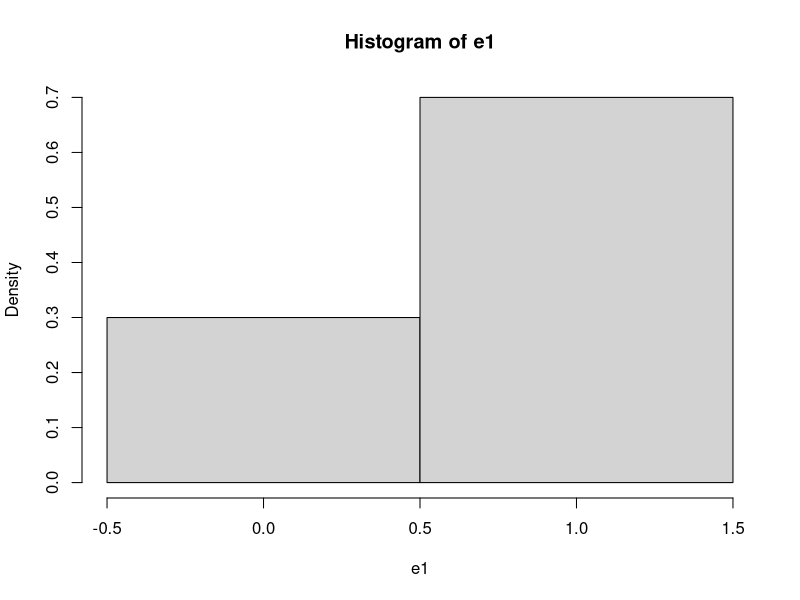
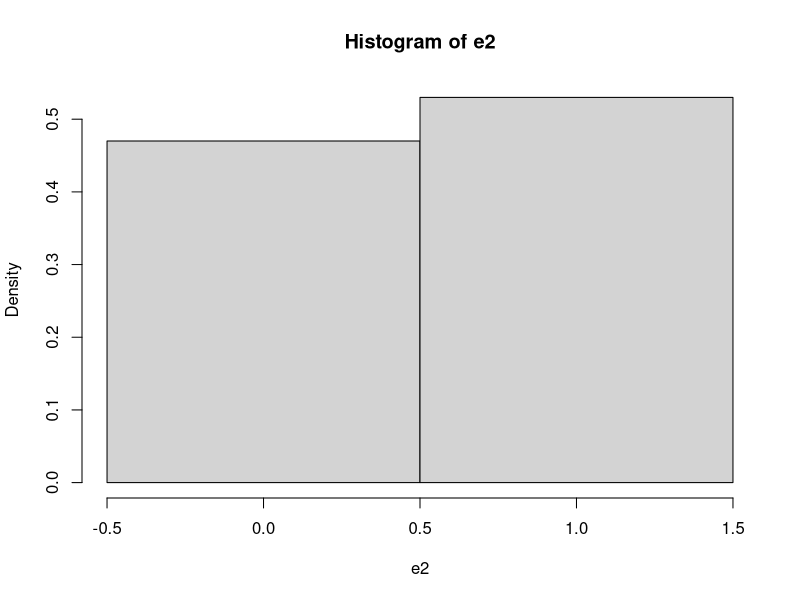
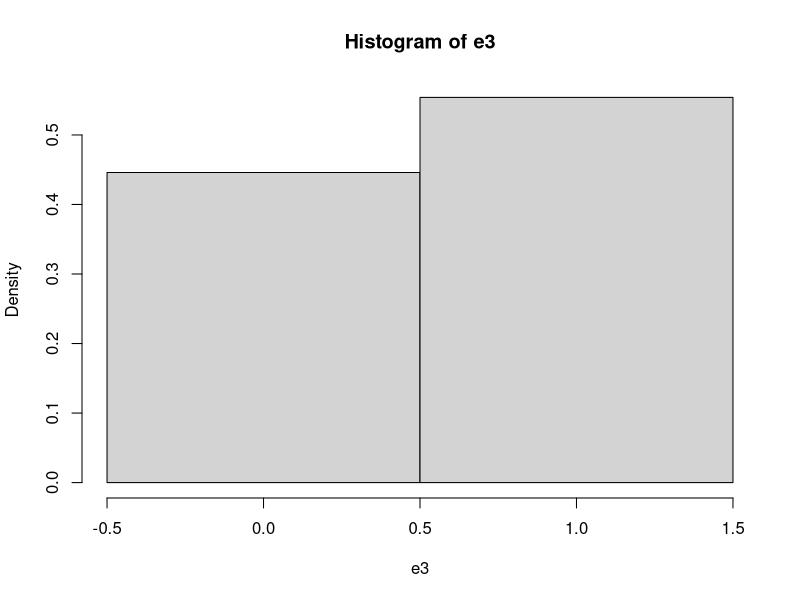
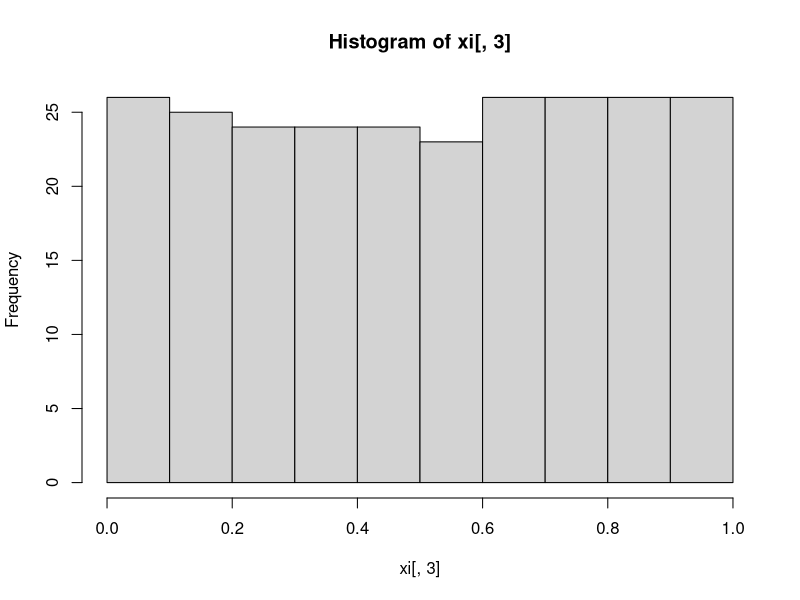
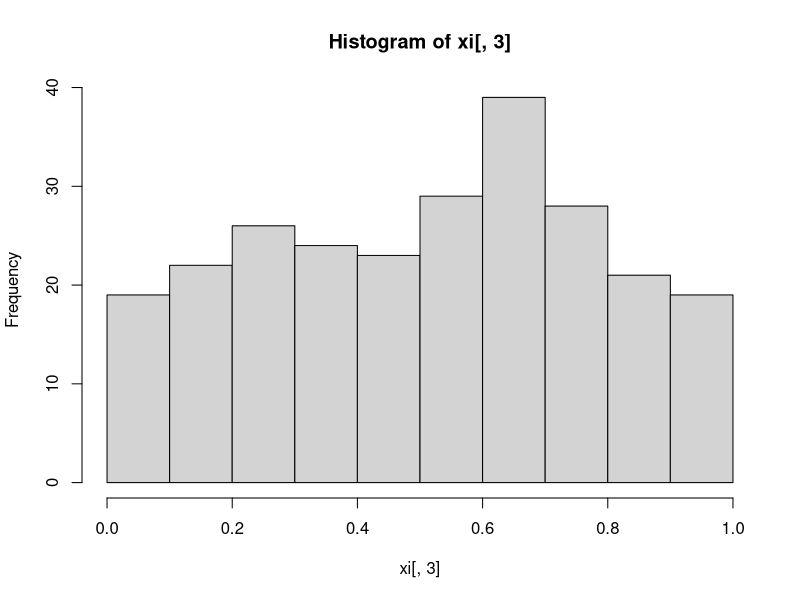
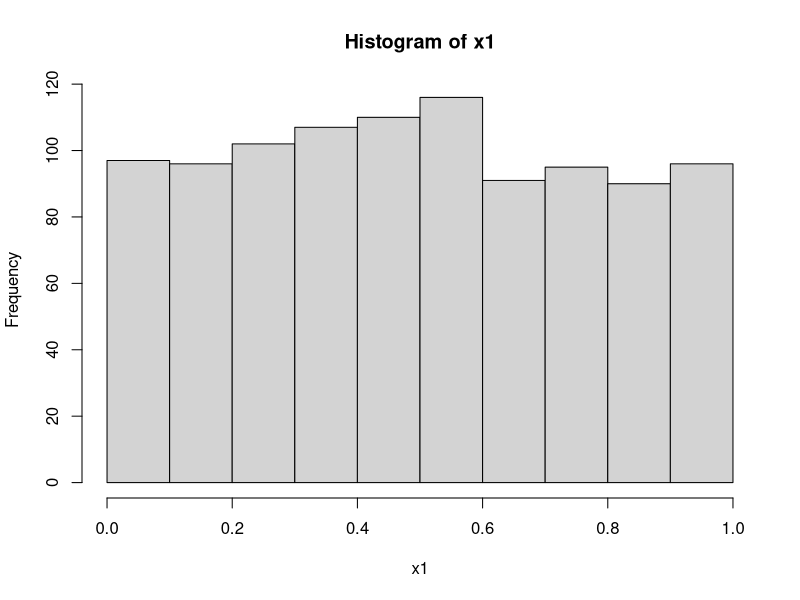

Generate these figures, in order, with R: (Note: this script raises an error after producing the figures.)
## ---- chunk 1
#                      -=( Install & Load Package Function )=-
install_load <- function (package1, ...)  {   

   # convert arguments to vector
   packages <- c(package1, ...)

   # start loop to determine if each package is installed
   for(package in packages){

       # if package is installed locally, load
       if(package %in% rownames(installed.packages()))
          do.call('library', list(package))

       # if package is not installed locally, download, then load
       else {
          install.packages(package)
          do.call("library", list(package))
       }
   } 
}

install_load("MASS")

path <- function() gsub  ( "\\\\",  "/",  readClipboard ()  )
#Copy path, Panggil function di console
#Copy r path, paste ke var yang diinginkan
## ---- chunk 2
require("knitr")
opts_knit$set(root.dir = "C:/Users/Fathan/Documents/Obsidian Vault/2. Kuliah/Smt 6/1. Metode Simulasi dan Resampling")
## ---- chunk 3
FlipCoin <- function(n) sample(0:1, n, rep=T) 
n <- 10
e1 <- FlipCoin(n) 
e1 
## ---- chunk 4
cat("Banyaknya tail :", sum(e1==0), "dan Peluangnya :", sum(e1==0)/n,
    "\nBanyaknya head :", sum(e1==1), "dan Peluangnya :", sum(e1==1)/n)
## ---- chunk 5
hist(e1,breaks=c(-0.5, 0.5, 1.5), prob=T) 
## ---- chunk 6
#Menggunakan function sebelumnya
n <- 28 
gb <- FlipCoin(n)
gb

g = 0; b=0; B=0
for(i in 1:n){
  if(gb[i] == 1){
    g <- g+1
    b <- 0
  } else{
    b <- b+1
  }
  
  if(b==4){
    B <- B+1
    b <- 0
  }
}

cat("Banyaknya anak perempuan :", g,
    "\nBanyaknya 4 anak tanpa perempuan :", B, 
    "\nPeluangnya :", g/(g+B))
## ---- chunk 7
RollDie <- function(n) sample(1:6, n, rep=T)
n <- 50
d1 <- RollDie(n)
d1
## ---- chunk 8
cat("Banyaknya tail :", sum(d1==3), "dan Frekuensi Relatifnya :", sum(d1==3)/n)
## ---- chunk 9
n <- 100
e2 <- FlipCoin(n) 
cat("Banyaknya tail :", sum(e2==0), "dan Frekuensi Relatifnya :", sum(e2==0)/n,
    "\nBanyaknya head :", sum(e2==1), "dan Frekuensi Relatifnya :", sum(e2==1)/n)
## ---- chunk 10
hist(e2, breaks=c(-0.5, 0.5, 1.5), prob=T)
## ---- chunk 11
n <- 500
e3 <- FlipCoin(n) 
cat("Banyaknya tail :", sum(e3==0), "dan Peluangnya :", sum(e3==0)/n,
    "\nBanyaknya head :", sum(e3==1), "dan Peluangnya :", sum(e3==1)/n)
## ---- chunk 12
hist(e3, breaks=c(-0.5, 0.5, 1.5), prob=T)
## ---- chunk 13
Dice <- function(n){
  d <- RollDie(n)
  rolls <- numeric(0)
  for(i in 1:6) rolls = c(rolls, sum(d==i)/n)
return(rolls)
}

RollingDice <- data.frame(
  rolls.200 = Dice(200),
  rolls.1000 = Dice(1000)
) 
rownames(RollingDice) <- paste0("RF.", 1:6)
print(RollingDice)
## ---- chunk 14
x0 <-78 
n <- 250
a <- 1598
b <- 17
m <- 1000

xi <- matrix (NA , n, 3 )
colnames (xi) <-c( "aX(i-1)+b", "Xi", "Ui") 
for  (i in 1 :n){
  xi[i,1] <- (a * x0 + b) 
  xi[i,2] <- xi[i, 1]%%m 
  xi[i,3] <- xi[i, 2]/m 
  x0 <- xi[i,2]
}
hist(xi[,3])

cbind("i"=1:20,    "Xi"=xi[1:20,2], 
      "i"=101:120, "Xi"=xi[101:120,2], 
      "i"=201:220, "Xi"=xi[201:220,2])
## ---- chunk 15
x0 <-73 
n <- 250
a <- 17
b <- 7
m <- 1024

xi <- matrix (NA , n, 3 )
colnames (xi) <-c( "aX(i-1)+b", "Xi", "Ui") 
for  (i in 1 :n){
  xi[i,1] <- (a * x0 + b) 
  xi[i,2] <- xi[i, 1]%%m 
  xi[i,3] <- xi[i, 2]/m 
  x0 <- xi[i,2]
}
hist(xi[,3])

cbind("i"=1:20,    "Xi"=xi[1:20,2], 
      "i"=101:120, "Xi"=xi[101:120,2], 
      "i"=201:220, "Xi"=xi[201:220,2])
## ---- chunk 16
n <- 1000
x1 <- 0.9
for(i in 2:n) x1[i] <- (pi + x1[i-1])^5%%1

hist(x1)

cbind("i"=1:20,    "Xi"=xi[1:20,2], 
      "i"=101:120, "Xi"=xi[101:120,2], 
      "i"=201:220, "Xi"=xi[201:220,2])
## ---- chunk 17
install_load('readxl','dplyr','kableExtra','DT')
raw.data <- read_xlsx("Data pert 2.xlsx")
data <- raw.data
## ---- chunk 18
i <- 1000
p <- .65
X <- runif(i)
Y <- NULL
for (z in 1:i) ifelse (X[z] <= p, Y[z] <- 1, Y[z] <- 0)
(tabel <- table(Y)/length(Y))
barplot(tabel, main="Bernoulli")

i <- 1000
p <- .65
X <- runif(i)
Y <- (X <= p)+0
(tabel <- table(Y)/length(Y))
barplot(tabel, main="Bernoulli")
## ---- chunk 19
i <- 1000 
N <- 4
X <- runif(i) 
DU <- NULL
for (z in 1:i){
  if (X[z]<=1/N) DU[z]<-1
    else if (X[z]<=2/N) DU[z]<-2  
    else if (X[z]<=3/N) DU[z]<-3
  else DU[z] <- 4 
}
(tabel <- table(DU)/length(DU)) 
barplot(tabel, main="Seragam Diskret")


i <- 1000 
N <- 4
X <- runif(i)
DU <- as.numeric(cut(X, breaks=c(0, 1/N, 2/N, 3/N, 1),  
include.lowest = T))
(tabel <- table(DU)/length(DU)) 
barplot(tabel, main="Seragam Diskret")
i <- 1000  
N <- 4
X <- runif(i)
DU <- 1 +floor(N*X)
(tabel <- table(DU)/length(DU))  
barplot(tabel, main="Seragam Diskret")
## ---- chunk 20
#Binomial (5,0.65) 
i <- 1000
n <- 5  
p <- .65
Binom <- NULL  
for (z in 1:i){
  m <- 0
  for (k in 1:n){
    y <- (runif(1) <= p) +0  
    m <- m+y
  }
  Binom[z] <- m 
}
(tabel <- table(Binom)/length(Binom))  
barplot(tabel, main="Binomial")

#Binomial (3,0.5)  
i <- 1000
X <- runif(i)
Binom <- as.numeric(cut(X, breaks=c(0, 1/8, 4/8, 7/8, 1),  
include.lowest = T)) -1
(tabel <- table(Binom)/length(Binom)) 
barplot(tabel, main="Binomial")
## ---- chunk 21
set.seed(123)
geom <- rgeom(1000, prob = 0.2)

cat("Geometric Distribution (p = 0.2):\n")
head(geom)
hist(geom)
## ---- chunk 22
nbinom <- rnbinom(1000, size = 5, prob = 0.3)

cat("\nNegative Binomial Distribution (size = 5, prob = 0.3):\n")
head(nbinom)
hist(nbinom)
## ---- chunk 23
i <- 1000
lambda <- 3 
U <- runif(i)
X <- -log(U)/lambda  
hist(X)
## ---- chunk 24
#Gamma(α=5,β=3)  
i <- 1000
lambda <- 3 
alpha <- 5
U <- log(runif(i*alpha))  
Um <- matrix(U, i)
Y <- apply(Um, 1, sum) 
Gama <- -Y/lambda  
hist(Gama)
## ---- chunk 25
#chi-square(10)  
i <- 1000
lambda <- 2 
alpha <- 5
U <- log(runif(i*alpha))  
Um <- matrix(U, i)
Y <- apply(Um, 1, sum) 
chi <- -Y/lambda  
hist(chi)

#chi-square(11)  
i <- 1000
lambda <- 2 
alpha <- 5
U <- log(runif(i*alpha))  
Um <- matrix(U, i)
Y <- apply(Um, 1, sum) 
chi <- -Y/lambda
chi <- chi +(rnorm(i))^2  
hist(chi)
## ---- chunk 26
#Poisson(1) melalui ekponensial  
i <- 1000
lambda <- 1  
K <- NULL
for (z in 1:i){ 
  sk <- 0  
  k <- 0
  while (sk<=1){
    u <- runif(1)
    y <- -log(u)/lambda 
    sk <- y+sk
    k <- k+1 
  }
  K[z] <- k-1 
}
(tabel <- table(K)/length(K)) 
barplot(tabel)

#Poisson(1) melalui seragam  
i <- 1000
lambda <- 1  
K <- NULL
for (z in 1:i){ 
  k <- 0
  sk <- 1
  while(sk >= exp(-lambda)){  
    u <- runif(1)
    sk <- sk*u 
    k <- k+1
  } 
  K[z] <- k
}
(tabel <- table(K)/length(K)) 
barplot(tabel)
## ---- chunk 27
#Membangkitkan Data Gamma(5,1) 
set.seed(123)
X=rgamma(100,5,scale = 1) 
head(X)
plot(density(X))
